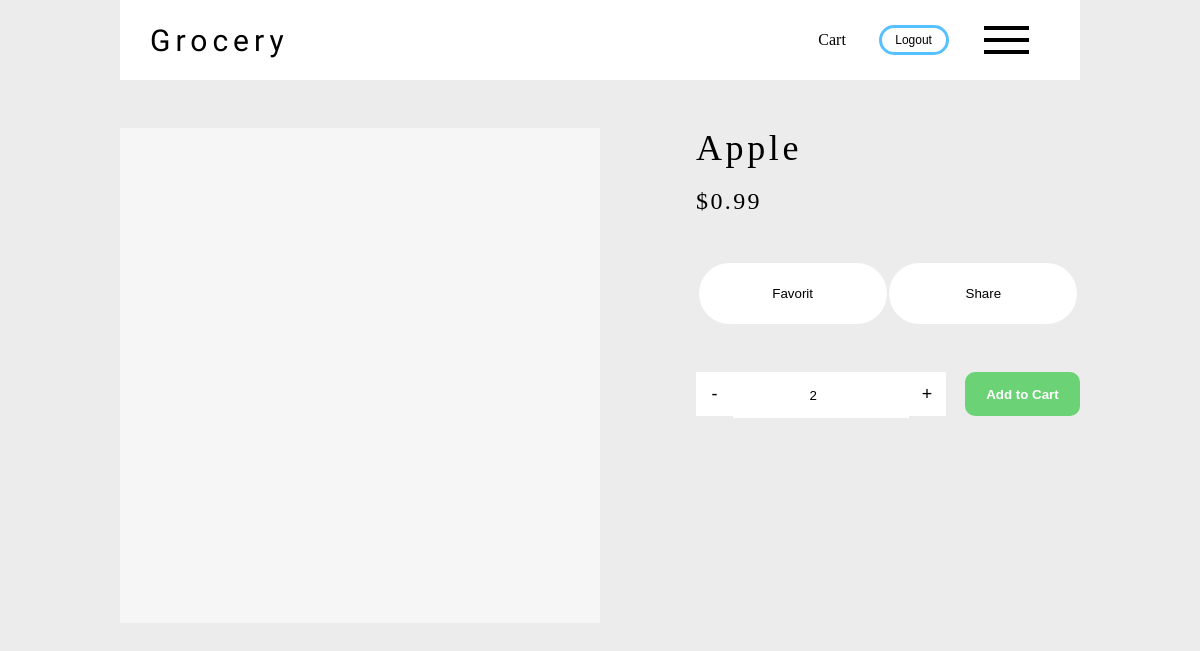
/store/product/5 (signed in), run on the app's committed database.
### store/models.py (models this page shows)
class Product(models.Model):
    name = models.CharField(max_length=100, unique=True)
    price = models.DecimalField(max_digits=10, decimal_places=2)
    desc = models.CharField(max_length=300)
    department = models.ManyToManyField(Department)
    priceRate = models.DecimalField(max_digits=10, decimal_places=2)
    image = models.ImageField()
    quantityType = models.CharField(max_length=10)
    def __str__(self):
        return self.name

### store/views.py (the view)
# urls.py: path('product/<int:productId>', productDetails, name='productDetails'),
@login_required(login_url='login')
def productDetails(request, productId):
    product = Product.objects.get(pk=productId)
    cart, created = Cart.objects.get_or_create(user=request.user)
    orderItem = OrderItem.objects.filter(orderCart=cart, item=product)
    context = {}
    context['product'] = product
    context['quantInCart'] = 1
    if orderItem.count() >= 1:
        context['quantInCart'] = orderItem[0].quantity
    print(context)
    return render(request, 'store/itemDetail.html', context)

### store/templates/store/ItemDetail.html (shortened to what this page needs)
{% extends 'store/base.html' %}
{% load static %}
{% block content %}
    <div class="detail-container">
        <img class="detail-item-img" src="{{ product.image.url }}"/>
        <div class="detail-item">
            <span class="detail-name">{{ product.name }}</span>
            <span class="detail-price">${{ product.price }}</span>
            <div class="item-links">
                <button>Favorit</button>
                <button>Share</button>
            </div>
            <div class="cart-container">
                <div class="cart-quantity-adjust">
                    <button id="cart-button-down" class="cart-quantity-down">-</button>
                    <input id="cart-input" class="cart-quantity-input" type="number" autocomplete="off" value="{{ quantInCart }}"/>
                    <button id="cart-button-up" cass="cart-quantity-up">+</button>
                </div>
                <button id="addToCart" data-id="{{ product.id }}" class="cart-add-button">Add to Cart</button>
            </div>
        </div>
    </div>
{% endblock %}

### store/static/store/style.css (style rules this page uses)
body { margin: 0; padding: 0; box-sizing: border-box; }

### store/static/store/baseStyle.css (style rules this page uses)
body { margin: 0; padding: 0; box-sizing: border-box; background-color: rgb(236, 236, 236); }

### store/static/store/ItemDetail.css (style rules this page uses)
.detail-container { display: flex; width: 100%; justify-content: space-between; }
.detail-item-img { flex: 1; max-width: 50%; }
.detail-item { margin-left: 40px; max-width: 40%; flex: 1; }
.detail-name { display: block; font-size: 36px; line-height: 41px; letter-spacing: 0.1em; color: #000000; margin-bottom: 0.5em; }
.detail-price { font-size: 24px; line-height: 28px; display: flex; align-items: center; letter-spacing: 0.1em; color: #000000; }
.item-links { display: flex; justify-content: space-evenly; height: 61px; margin-top: 3em; }
.item-links button { display: inline-block; width: 49%; background: #FFFFFF; border-radius: 30.5px; border: none; outline: none; transition: background 0.2s ease-in-out; }
.cart-container { display: flex; justify-content: space-between; align-items: center; height: 44px; margin-top: 3em; }
.cart-container button { height: 100%; border: none; }
.cart-quantity-adjust { display: flex; justify-content: center; width: 65%; height: 100%; background: #FFFFFF; }
.cart-quantity-adjust button { outline: none; width: 15%; font-size: large; cursor: pointer; background: #FFFFFF; }
.cart-quantity-input { width: 70%; height: 100%;; text-align: center; border: none; background: #FFFFFF; outline: none; }
.cart-add-button { background: #6BD375; width: 30%; color: white; border-radius: 10px; outline: none; font-weight: bold; }

### store/static/store/itemListStyle.css (style rules this page uses)
body { margin: 0; padding: 0; box-sizing: border-box; }

### store/static/store/cartDetailsStyle.css (style rules this page uses)
.cart-item-updateCart button, input { outline: none; border: none; text-align: center; }

### data on the page
Product: image (picture), name "Apple", price "0.99"
